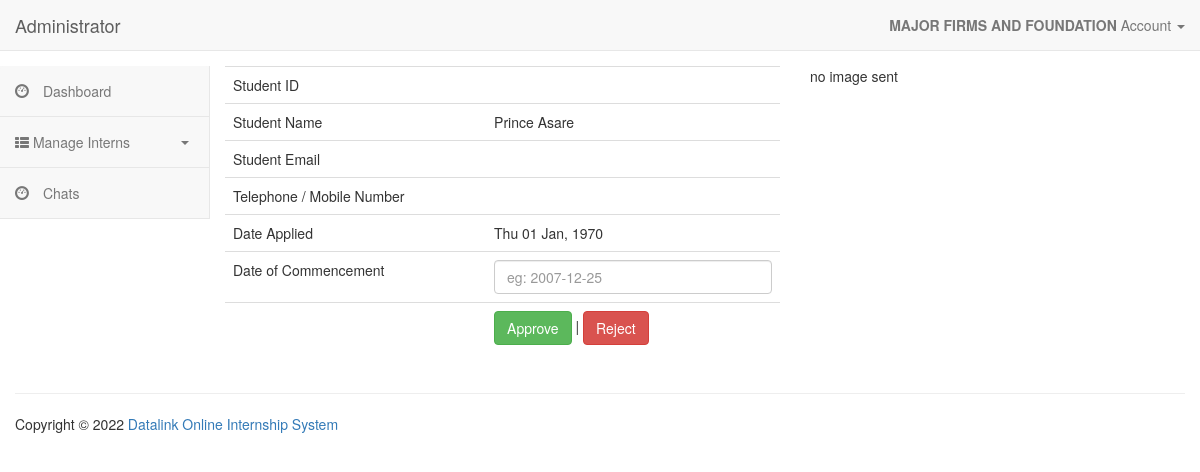
Page /sedem/department_view_applied_advert.php?student_id=14140009 (signed in) on the committed database.
### tables this page shows
CREATE TABLE `company` (
  `com_id` varchar(10) NOT NULL,
  `company_name` varchar(255) NOT NULL,
  `region` varchar(255) NOT NULL,
  `work_phone` varchar(20) NOT NULL,
  `email` varchar(255) NOT NULL,
  `website` varchar(255) NOT NULL,
  `about` longtext,
  `date_of_registration` timestamp NOT NULL DEFAULT CURRENT_TIMESTAMP ON UPDATE CURRENT_TIMESTAMP,
  `reg_ref_number` varchar(255) NOT NULL,
  `pin` varchar(20) NOT NULL,
  `status` varchar(20) NOT NULL,
  `image` varchar(255) NOT NULL,
  `app_status` varchar(255) NOT NULL
);

CREATE TABLE `student` (
  `sid` int(11) NOT NULL,
  `student_id` varchar(20) NOT NULL,
  `student_name` varchar(255) NOT NULL,
  `student_department` varchar(255) NOT NULL,
  `student_program` varchar(255) NOT NULL,
  `student_email` varchar(255) NOT NULL,
  `pin` varchar(20) NOT NULL,
  `image` varchar(255) NOT NULL,
  `status` varchar(20) NOT NULL,
  `doe` timestamp NOT NULL DEFAULT CURRENT_TIMESTAMP ON UPDATE CURRENT_TIMESTAMP
);

### sedem/includes/class/database.php (called while the page is built, shortened)
<?php
	class Database
	{
		private $connection;
		public function open_connection()
		{
			$this->connection = mysqli_connect(DB_SERVER, DB_USER, DB_PASS, DB_NAME) or die(mysqli_error($this->connection));
		}
		public function query_db($sql)
		{
			$result = mysqli_query($this->connection, $sql) or die(mysqli_error($this->connection));
			return $result;
		}
		public function fetch_array($result)
		{
			return mysqli_fetch_array($result);
		}
	}
	$database = new Database;
?>

### sedem/includes/class/company.php (called while the page is built, shortened)
<?php
class Company{
		public static function find_by_id($com_id){
			global $database;
			$result = $database->query_db("SELECT * FROM company WHERE com_id = '".$com_id."' ");
			return $result;
		}
}
?>

### sedem/includes/class/student.php (called while the page is built, shortened)
<?php
class Student{
		public static function find_by_id($student_id){
			global $database;
			$result = $database->query_db("SELECT * FROM student WHERE student_id = '".$student_id."' ");
			return $result;
		}
}
?>

### sedem/includes/class/apply_department_advert.php (called while the page is built, shortened)
<?php
class Apply_Department_Advert{
		public static function find_by_id($student_id,$department_post_adverts_id){
			global $database;
			$result = $database->query_db("SELECT * FROM apply_department_advert WHERE student_id = '".$student_id."' AND department_post_adverts_id='".$department_post_adverts_id."' ");
			return $result;
		}
}
?>

### sedem/department_view_applied_advert.php (the view, shortened to what this page needs)
<?php
include 'layout/head.php';
include 'layout/sidenav.php';
$famp = Apply_Department_Advert::find_by_id($_GET['student_id'],$_GET['department_post_adverts_id']);
$frow = $database->fetch_array($famp);
$stdn = Student::find_by_id($_GET['student_id']);
    $stdnt = $database->fetch_array($stdn);
?>
<div class="container">
        <div class="row">
            <div class="col-md-6" >
                <div class="">
                    <form action="" method="post">
                    <table class="table table-stripped">
                        <tr>
                            <td>Student ID</td>
                            <td><?php echo $frow['student_id']; ?></td>
                        </tr>
                        <tr>
                            <td>Student Name</td>
                            <td><?php echo $stdnt['student_name']; ?></td>
                        </tr>
                        <tr>
                            <td>Student Email</td>
                            <td><?php echo $frow['student_email']; ?></td>
                        </tr>
                        <tr>
                            <td>Telephone / Mobile Number</td>
                            <td><?php echo $frow['student_telephone']; ?></td>
                        </tr>
                        <tr>
                            <td>Date Applied</td>
                            <td><?php echo date("D d M, Y",strtotime($frow['ad_doe'])); ?></td>
                        </tr>
                        <tr>
                            <td>Date of Commencement</td>
                            <td><input type="text" class="form-control" id="datepicker4" name="com_date" placeholder="eg: 2007-12-25"></td>
                        </tr>
                        <tr>
                            <td></td>
                            <td><input type="submit" class="btn btn-success" name="approve" value="Approve"> | <input type="submit" class="btn btn-danger" name="reject" value="Reject"></td>
                        </tr>
                    </table>
                    </form>
                </div>
            </div>
            <div class="col-md-4" >
                <?php if($frow['image']==TRUE){ ?>
                <p><img width="100%" src="uploads/department/<?php echo $frow['image']; ?>" alt="<?php echo $frow['image']; ?>"></p>
                <?php }else{echo "no image sent";} ?>
            </div>
    </div>
    </div>
<?php include 'layout/footer.php';?>

### sedem/layout/head.php (shortened to what this page needs)
<?php
include 'includes/all.php';
?>
<!DOCTYPE html>
<html lang="en">
<head>
     <link rel="stylesheet" href="assets/css/bootstrap.min.css">
     <link rel="stylesheet" href="assets/css/jquery-ui.css">
  <link rel="stylesheet" href="assets/fonts/css/font-awesome.min.css">
    <link rel="stylesheet" href="../assets/css/bootstrap.min.css">
  <link rel="stylesheet" href="../assets/fonts/css/font-awesome.min.css">
</head>
<body>
<nav class="navbar navbar-default navbar-static-top">
    <div class="container-fluid">
		<div class="navbar-header">
			<a class="navbar-brand" href="#">
				Administrator
			</a>
		</div>
		<div class="collapse navbar-collapse" id="bs-example-navbar-collapse-1">
			<ul class="nav navbar-nav navbar-right">
				<li class="dropdown ">
					<a href="#" class="dropdown-toggle" data-toggle="dropdown" role="button" aria-expanded="false">
                        <?php
                            $comp = Company::find_by_id($_SESSION['username']);
                            $cm = $database->fetch_array($comp);
                            echo "<strong>".$cm['company_name']."</strong> ";
                        ?>
						Account
						<span class="caret"></span></a>
					</li>
				</ul>
			</div>
		</div>
	</nav>

### rows in the picture
company: company_name "MAJOR FIRMS AND FOUNDATION"
student: student_name "Prince Asare"

### other values in the picture
date("D d M, Y",strtotime($frow['ad_doe'])) "Thu 01 Jan, 1970"
